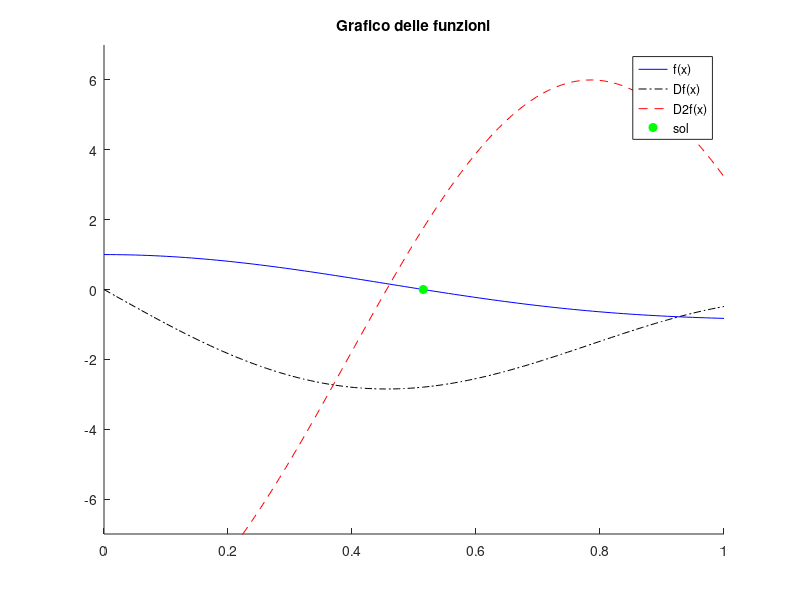

Write the MATLAB code that produced this figure. (Note: this script raises an error after producing the figure.)
clear all;
clc;

f = @(x) (cos(2*x)).^2 - x.^2;
Df = @(x) -2 * sin(4*x)-2*x;
D2f = @(x) -8*cos(4*x)-2;

a=0;
b=1;
x = linspace(a,b,100);
sol = fzero(f, 0.5);

figure(1)
hold on
plot(x, f(x), 'b');
plot(x, Df(x), '-.k');
plot(x, D2f(x), '--r');
plot(sol, f(sol), 'go', 'MarkerFaceColor', 'g');
legend('f(x)', 'Df(x)', 'D2f(x)', 'sol');
axis([a b -7 7]);
title("Grafico delle funzioni");

x0 = 0.1;
tol = exp(1)^-8;
nMax = 1000;

[x_b, xall_b, iter_b] = bisezione(f, a, b, tol, nMax);
[x_c, xall_c, iter_c] = corde2(f, a, b, x0, tol, nMax);
[x_n, xall_n, iter_n] = newton(f, Df, x0, tol, nMax);
[x_s, xall_s, iter_s] = schroeder2(f, Df, D2f, x0, tol, nMax);

fprintf("Numero iterate del metodo della bisezione %d\n", iter_b);
fprintf("Numero iterate del metodo delle corde %d\n", iter_c);
fprintf("Numero iterate del metodo di Newton %d\n", iter_n);
fprintf("Numero iterate del metodo di Schroeder %d\n", iter_s);

errB = abs(xall_b - sol);
errC = abs(xall_c - sol);
errN = abs(xall_n - sol);
errS = abs(xall_s - sol);

figure(2);
hold on;
semilogy(1:iter_b, errB, 'bo-');
semilogy(1:iter_c, errC, 'ro-');
legend('errB', 'errC');

figure(3);
hold on;
semilogy(1:iter_n, errN, 'bo-');
semilogy(1:iter_s, errS, 'ko-');
legend('errN', 'errS');

fprintf("Soluzione ottenta con il metodo di Schroeder: %1.6f", x_s);
